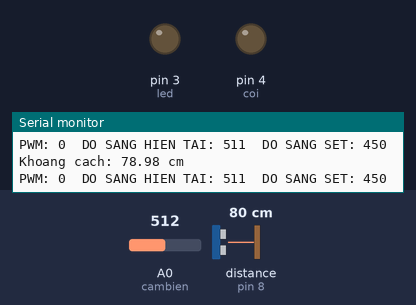
A sketch run on a simulated Arduino Uno, built with avr-gcc and run on an emulated ATmega328P. Parts: output pins drawn as LEDs (lit = HIGH), the last lines printed to the serial monitor. Wiring (inferred from the names in the program): ultrasonic range finder: trigger pin 7; echo pin 8. The test bench sets the inputs (shaded band); at power-on: A0 (cambien) = 512, distance to the obstacle (sensor on pin 8) 80 cm. The echo pulse lasts 58.3 µs per cm; pins used as bus, display or sensor lines are not drawn.

Above: at 1.2 s.
1.3 s: A0 (cambien) set to 617
4.3 s: A0 (cambien) set to 631
At 4.51 s:
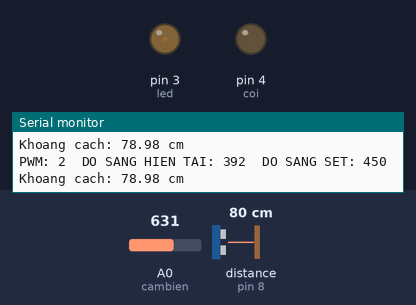
7.3 s: distance to the obstacle (sensor on pin 8) set to 34 cm
10.3 s: distance to the obstacle (sensor on pin 8) set to 27 cm
At 10.43 s:
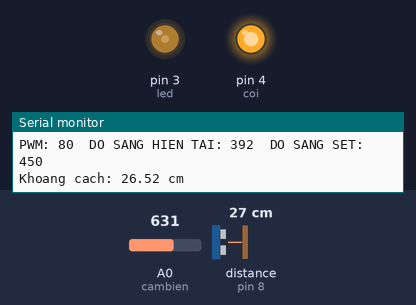
13.3 s: distance to the obstacle (sensor on pin 8) set to 35 cm
At 13.41 s:
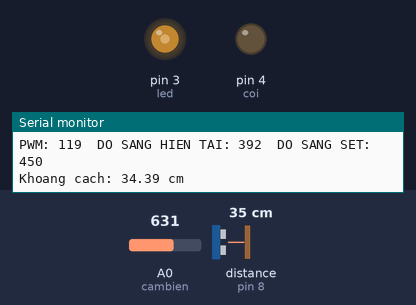
16.3 s: distance to the obstacle (sensor on pin 8) set to 9 cm
At 16.41 s:
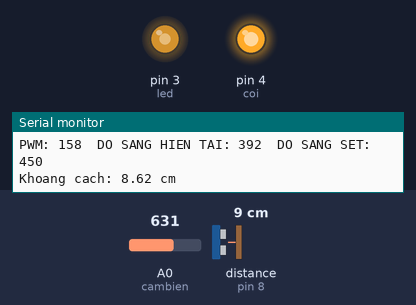
Timing chart, 0 to 20.3 s (numbered marks = the images above; inputs shaded):
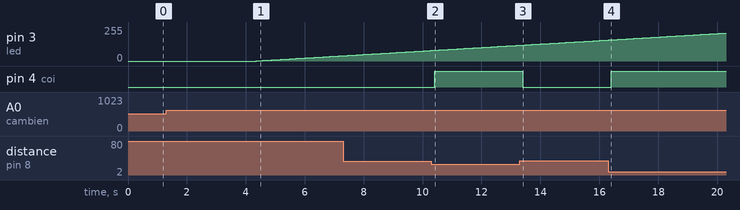

Measured:
- the behaviour switches between 31 and 30 cm on distance to the obstacle (sensor on pin 8) (found by bisection; images 1 and 2)
- after the input at 4.3 s, pin 3 (led): moves from 0/255 to 39/255 over 2.9 s, starting after 0.06 s
- after the input at 10.3 s, pin 4 (coi): LOW → HIGH after 0.12 s
- after the input at 13.3 s, pin 4 (coi): HIGH → LOW after 0.10 s
- after the input at 16.3 s, pin 4 (coi): LOW → HIGH after 0.10 s

The sketch:

DEN_HOC_THONG_MINH.ino
```cpp
// Khai báo chân kết nối
const int trigPin = 7; // Chân Trig kết nối với chân 2 của Arduino
const int echoPin = 8; // Chân Echo kết nối với chân 3 của Arduino
#define led 3
#define cambien A0
int gioihan = 30;
int dosang = 450;
#define coi 4
int i =0;
long times;
void setup() {
  // Khởi tạo Serial để xuất kết quả
  Serial.begin(9600);
  pinMode(led, OUTPUT);
  pinMode(coi, OUTPUT);
  digitalWrite(coi, LOW);
  pinMode(cambien, INPUT);
  // Khởi tạo chân Trig là đầu ra
  pinMode(trigPin, OUTPUT);
  // Khởi tạo chân Echo là đầu vào
  pinMode(echoPin, INPUT);
}

void loop() {
  // Biến để lưu thời gian
  long duration;
  // Biến để lưu khoảng cách
  float khoangcach;

  // Làm sạch chân Trig
  digitalWrite(trigPin, LOW);
  delayMicroseconds(2);

  // Gửi xung siêu âm
  digitalWrite(trigPin, HIGH);
  delayMicroseconds(10);
  digitalWrite(trigPin, LOW);

  // Đọc thời gian xung Echo quay lại
  duration = pulseIn(echoPin, HIGH);

  // Tính khoảng cách (cm)
  khoangcach = (duration * 0.034) / 2;

  // Xuất kết quả lên Serial Monitor
  Serial.print("Khoang cach: ");
  Serial.print(khoangcach);
  Serial.println(" cm");

  // Delay một chút trước khi vòng lặp tiếp theo
  if(khoangcach > 5 && khoangcach < 100){
    times = millis();
    int val = analogRead(cambien);
    val = map(val,0,1023,1023,0);
    if(val > dosang + 50 && i > 0){
      i = i - 1;
      //delay(1);
    }
    if(val < dosang - 50 && i < 255){
      i = i + 1;
      //delay(1);
    }
    Serial.print("PWM: ");
    Serial.print(i);
    Serial.print("  DO SANG HIEN TAI: ");
    Serial.print(val);
    Serial.print("  DO SANG SET: ");
    Serial.println(dosang);
    analogWrite(led, i);
    if(khoangcach < gioihan){
      digitalWrite(coi, HIGH);
    }
    else digitalWrite(coi, LOW);
  }
  else {
    if(millis() - times >= 5000){
      i = 0;
    analogWrite(led, i);}
    digitalWrite(coi, LOW);}

}
```
